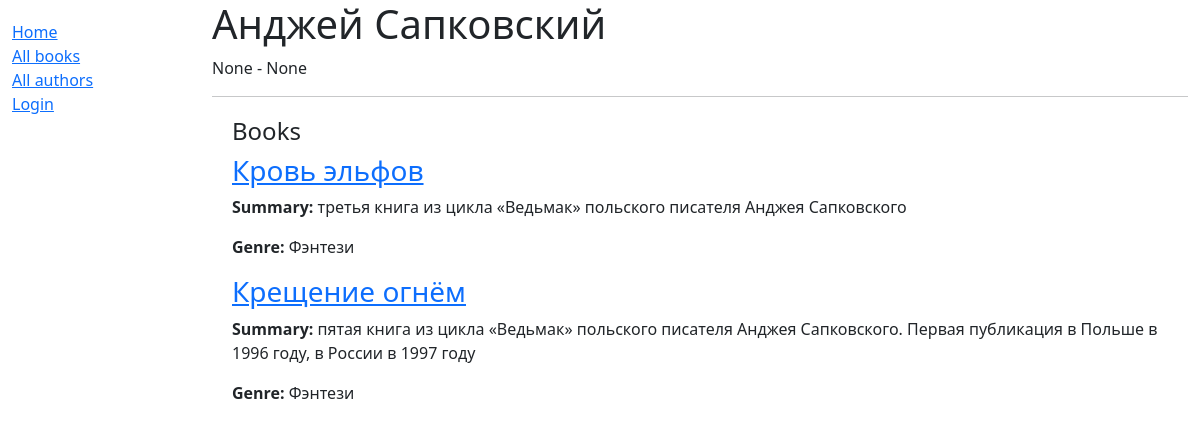
/catalog/author/2, run on the app's committed database.
### catalog/models.py (models this page shows, shortened)
class Author(models.Model):
    first_name = models.CharField(max_length=100)
    last_name = models.CharField(max_length=100)
    date_of_birth = models.DateField(null=True, blank=True)
    date_of_death = models.DateField('Died', null=True, blank=True)

class Book(models.Model):
    title = models.CharField(max_length=200)
    """ В поле автор мы используем от одного к множеству(foreign key) """
    author = models.ForeignKey('Author', on_delete=models.SET_NULL, null=True)
    summary = models.CharField(max_length=1000, help_text='Аннотация к книги')
    isbn = models.CharField('ISBN', max_length=13, help_text='13 Character <a href="https://www.isbn-international.org/content/what-isbn">ISBN number</a>')
    genre = models.ManyToManyField('Genre', help_text='Выберете жанр книги')
    def get_absolute_url(self):
        return reverse('book-detail', args=[str(self.id)])
    def display_genre(self):
        """
        Creates a string for the Genre. This is required to display genre in Admin.
        """
        return ', '.join([ genre.name for genre in self.genre.all()[:3] ])
    display_genre.short_description = 'Genre'

class Genre(models.Model):
    name = models.CharField(max_length=100, help_text='Enter genre of book you searching')
    def __str__(self):
        return self.name

### catalog/views.py (the view)
# urls.py: url(r'^author/(?P<pk>\d+)$', views.AuthorDetailView.as_view(), name='author-detail'),
class AuthorDetailView(generic.DetailView):
    model = Author

### catalog/templates/catalog/author_detail.html
{% extends "base_generic.html" %}
{% block content %}
  <h1>{{ author.first_name }} {{ author.last_name }}</h1>
  <span>{{ author.date_of_birth }} - {{ author.date_of_birth }}</span>
  <hr>
  <div style="margin-left:20px;margin-top:20px">
    <h4>Books</h4>
        {% for book in author.book_set.all %}
          <a href="{{ book.get_absolute_url }}"><h3>{{ book.title }}</h3></a>
          <p><strong>Summary:</strong> {{ book.summary }}</p>
          <p><strong>Genre:</strong> {% for genre in book.genre.all %} {{ genre }}{% if not forloop.last %}, {% endif %}{% endfor %}</p>
        {% endfor %}
  </div>
{% endblock %}

### data on the page
Author: date_of_birth "None"
Book: title "Кровь эльфов", summary "третья книга из цикла «Ведьмак» польского писателя Анджея Сапковского"
Genre: name "Фэнтези"
Book: title "Крещение огнём", summary "пятая книга из цикла «Ведьмак» польского писателя Анджея Сапковского. Первая публикация в Польше в 1996 году, в России в 1997 году"
